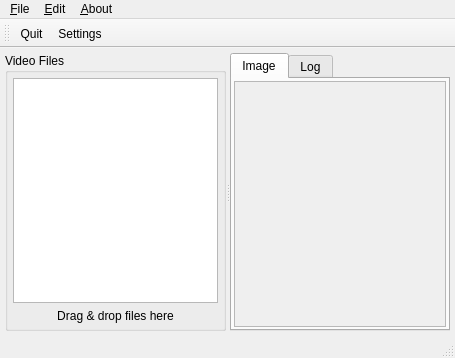
<?xml version="1.0" encoding="UTF-8"?>
<ui version="4.0">
 <class>MainWindow</class>
 <widget class="QMainWindow" name="MainWindow">
  <property name="geometry">
   <rect>
    <x>0</x>
    <y>0</y>
    <width>455</width>
    <height>358</height>
   </rect>
  </property>
  <property name="acceptDrops">
   <bool>true</bool>
  </property>
  <property name="windowTitle">
   <string>Movie Thumbnailer</string>
  </property>
  <property name="windowIcon">
   <iconset resource="images.qrc">
    <normaloff>:/rsc/qmtn.png</normaloff>:/rsc/qmtn.png</iconset>
  </property>
  <widget class="QWidget" name="centralWidget">
   <layout class="QHBoxLayout" name="horizontalLayout">
    <property name="spacing">
     <number>5</number>
    </property>
    <property name="leftMargin">
     <number>5</number>
    </property>
    <property name="topMargin">
     <number>5</number>
    </property>
    <property name="rightMargin">
     <number>5</number>
    </property>
    <property name="bottomMargin">
     <number>5</number>
    </property>
    <item>
     <widget class="QSplitter" name="splitter">
      <property name="orientation">
       <enum>Qt::Horizontal</enum>
      </property>
      <widget class="QGroupBox" name="gbVideoFiles">
       <property name="title">
        <string>Video Files</string>
       </property>
       <layout class="QVBoxLayout" name="verticalLayout_2">
        <property name="leftMargin">
         <number>5</number>
        </property>
        <property name="topMargin">
         <number>5</number>
        </property>
        <property name="rightMargin">
         <number>5</number>
        </property>
        <property name="bottomMargin">
         <number>5</number>
        </property>
        <item>
         <widget class="QTreeView" name="treeView">
          <property name="contextMenuPolicy">
           <enum>Qt::CustomContextMenu</enum>
          </property>
          <property name="animated">
           <bool>true</bool>
          </property>
          <attribute name="headerVisible">
           <bool>false</bool>
          </attribute>
         </widget>
        </item>
        <item>
         <widget class="QLabel" name="placeholderLabel">
          <property name="text">
           <string>Drag &amp; drop files here</string>
          </property>
          <property name="alignment">
           <set>Qt::AlignCenter</set>
          </property>
         </widget>
        </item>
       </layout>
      </widget>
      <widget class="QTabWidget" name="TabOutput">
       <property name="currentIndex">
        <number>0</number>
       </property>
       <widget class="QWidget" name="gbImageViewerPage1">
        <attribute name="title">
         <string>Image</string>
        </attribute>
        <layout class="QVBoxLayout" name="verticalLayout">
         <property name="spacing">
          <number>5</number>
         </property>
         <property name="leftMargin">
          <number>2</number>
         </property>
         <property name="topMargin">
          <number>2</number>
         </property>
         <property name="rightMargin">
          <number>2</number>
         </property>
         <property name="bottomMargin">
          <number>2</number>
         </property>
         <item>
          <widget class="ImageItemView" name="imageViewer">
           <property name="widgetResizable">
            <bool>true</bool>
           </property>
           <widget class="QWidget" name="scrollAreaWidgetContents">
            <property name="geometry">
             <rect>
              <x>0</x>
              <y>0</y>
              <width>210</width>
              <height>241</height>
             </rect>
            </property>
           </widget>
          </widget>
         </item>
        </layout>
       </widget>
       <widget class="QWidget" name="tab">
        <attribute name="title">
         <string>Log</string>
        </attribute>
        <layout class="QVBoxLayout" name="verticalLayout_3">
         <property name="spacing">
          <number>5</number>
         </property>
         <property name="leftMargin">
          <number>5</number>
         </property>
         <property name="topMargin">
          <number>5</number>
         </property>
         <property name="rightMargin">
          <number>5</number>
         </property>
         <property name="bottomMargin">
          <number>5</number>
         </property>
         <item>
          <widget class="QPlainTextEdit" name="logText">
           <property name="lineWrapMode">
            <enum>QPlainTextEdit::WidgetWidth</enum>
           </property>
           <property name="readOnly">
            <bool>true</bool>
           </property>
          </widget>
         </item>
        </layout>
       </widget>
      </widget>
     </widget>
    </item>
   </layout>
  </widget>
  <widget class="QMenuBar" name="menuBar">
   <property name="geometry">
    <rect>
     <x>0</x>
     <y>0</y>
     <width>455</width>
     <height>20</height>
    </rect>
   </property>
   <widget class="QMenu" name="menu_Edit">
    <property name="title">
     <string>&amp;Edit</string>
    </property>
    <addaction name="action_Settings"/>
   </widget>
   <widget class="QMenu" name="menu_File">
    <property name="title">
     <string>&amp;File</string>
    </property>
    <addaction name="actionOpenFile"/>
    <addaction name="actionOpenDirectory"/>
    <addaction name="action_Quit"/>
   </widget>
   <widget class="QMenu" name="menu_About">
    <property name="title">
     <string>&amp;About</string>
    </property>
    <addaction name="actionAbout"/>
    <addaction name="actionAboutQt"/>
   </widget>
   <addaction name="menu_File"/>
   <addaction name="menu_Edit"/>
   <addaction name="menu_About"/>
  </widget>
  <widget class="QToolBar" name="mainToolBar">
   <property name="windowTitle">
    <string>Toolbar</string>
   </property>
   <property name="toolTip">
    <string/>
   </property>
   <property name="toolButtonStyle">
    <enum>Qt::ToolButtonTextBesideIcon</enum>
   </property>
   <attribute name="toolBarArea">
    <enum>TopToolBarArea</enum>
   </attribute>
   <attribute name="toolBarBreak">
    <bool>false</bool>
   </attribute>
   <addaction name="action_Quit"/>
   <addaction name="action_Settings"/>
  </widget>
  <widget class="QStatusBar" name="statusBar"/>
  <action name="action_Settings">
   <property name="text">
    <string>&amp;Settings ...</string>
   </property>
   <property name="shortcut">
    <string>F10</string>
   </property>
  </action>
  <action name="action_Quit">
   <property name="text">
    <string>&amp;Quit</string>
   </property>
   <property name="shortcut">
    <string>Ctrl+Q</string>
   </property>
  </action>
  <action name="actionAboutQt">
   <property name="text">
    <string>About &amp;Qt</string>
   </property>
   <property name="shortcut">
    <string>Ctrl+F1</string>
   </property>
  </action>
  <action name="actionAbout">
   <property name="text">
    <string>&amp;About</string>
   </property>
   <property name="shortcut">
    <string>F1</string>
   </property>
  </action>
  <action name="actionOpenFile">
   <property name="text">
    <string>Open File ...</string>
   </property>
   <property name="toolTip">
    <string>Open Video File</string>
   </property>
   <property name="shortcut">
    <string>Ctrl+O</string>
   </property>
  </action>
  <action name="actionOpenDirectory">
   <property name="text">
    <string>Open Directory ...</string>
   </property>
   <property name="toolTip">
    <string>Open Directory containing video files</string>
   </property>
   <property name="shortcut">
    <string>Ctrl+L</string>
   </property>
  </action>
 </widget>
 <layoutdefault spacing="6" margin="11"/>
 <customwidgets>
  <customwidget>
   <class>ImageItemView</class>
   <extends>QScrollArea</extends>
   <header>imageitemview.h</header>
   <container>1</container>
  </customwidget>
 </customwidgets>
 <resources>
  <include location="images.qrc"/>
 </resources>
 <connections/>
</ui>
